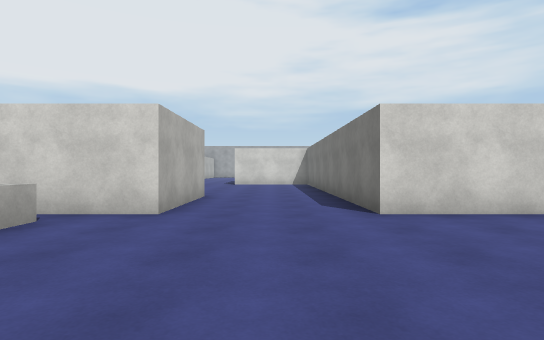
view 1 (above)

24 first-person views from a walk through a scene from a Unity 3-D project. The camera is 1.2 m above the floor, looks level and sees 80° across. The floor is counted in squares, 2 m on a side. Each view is taken from the middle of a square. On the plan, view 1 faces up. The plan holds only what a view shows up to about 10 squares ahead; the rest is blank. The place goes on beyond the plan. The player is left out. Surface patterns are stand-ins for the level's own textures.

view 2
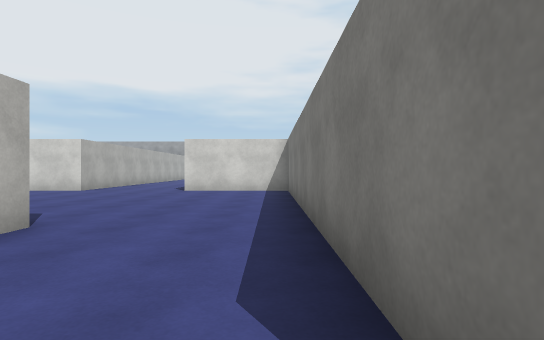

view 3
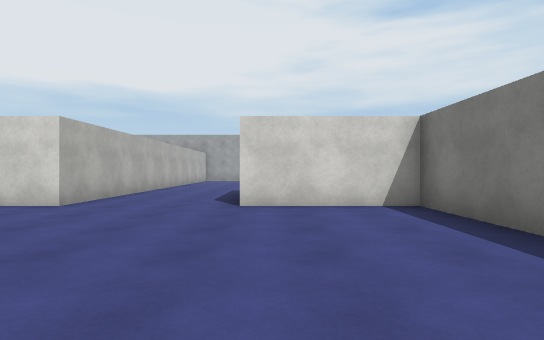

view 4
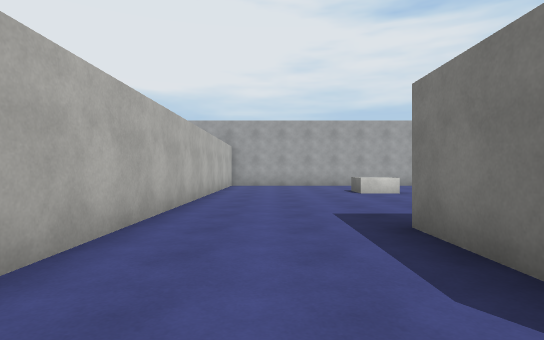

view 5
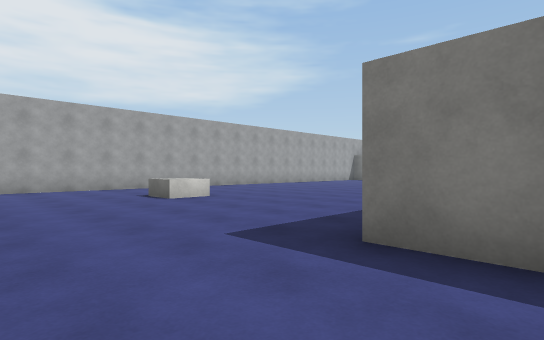

view 6
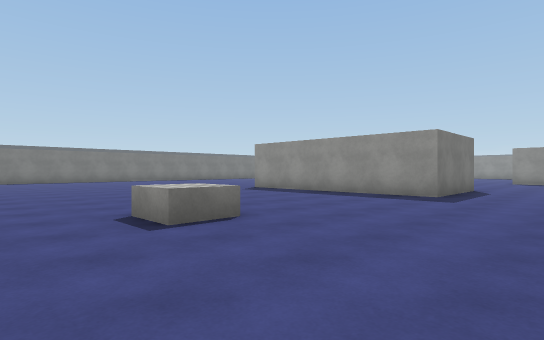

view 7
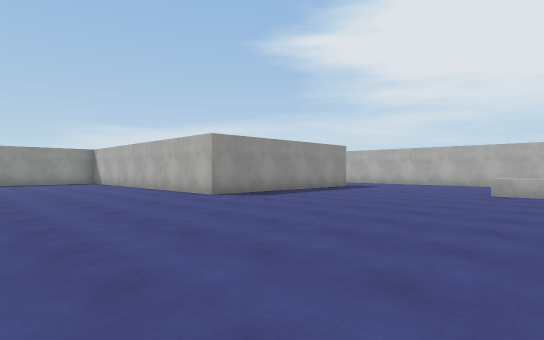

view 8
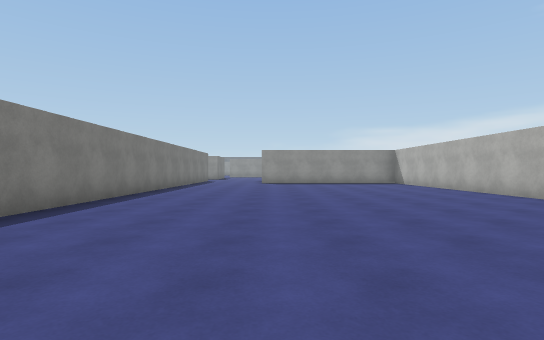

view 9
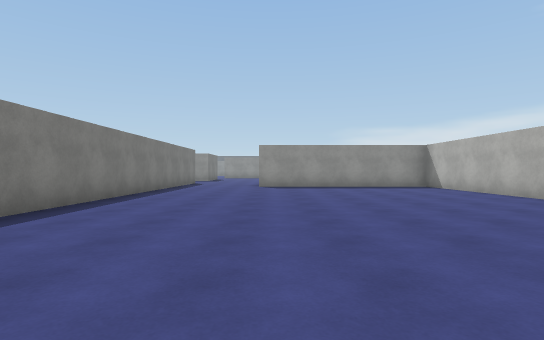

view 10
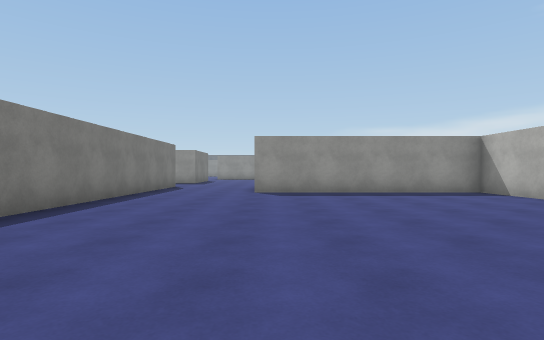

view 11
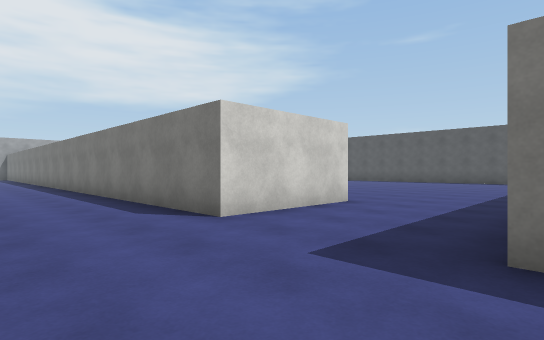

view 12
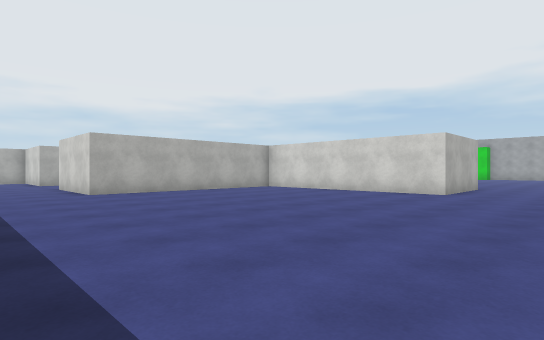

view 13
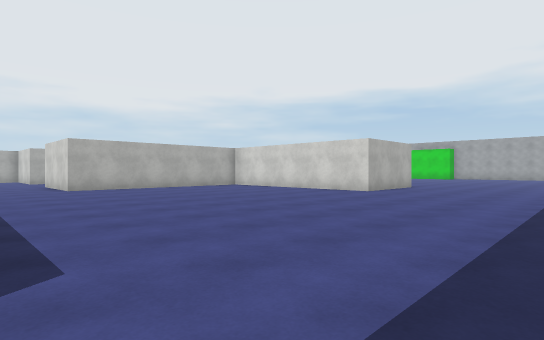

view 14
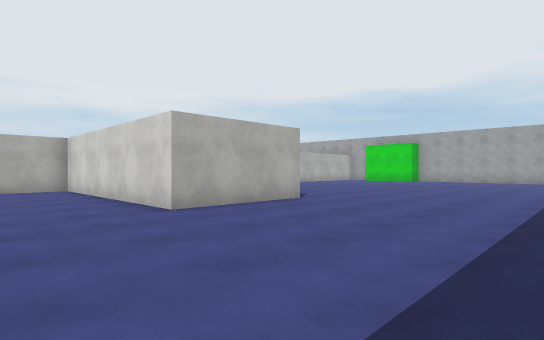

view 15
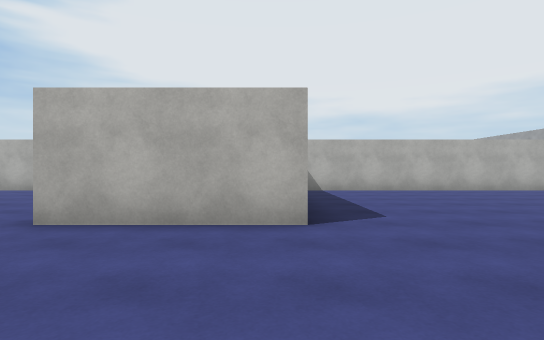

view 16
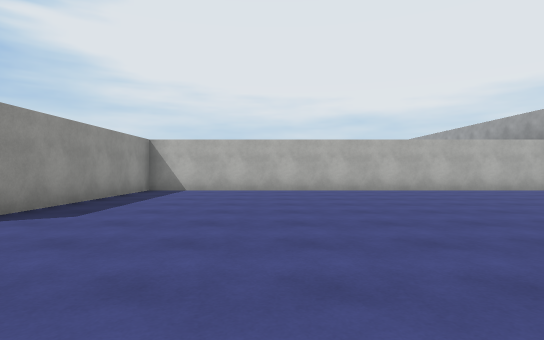

view 17
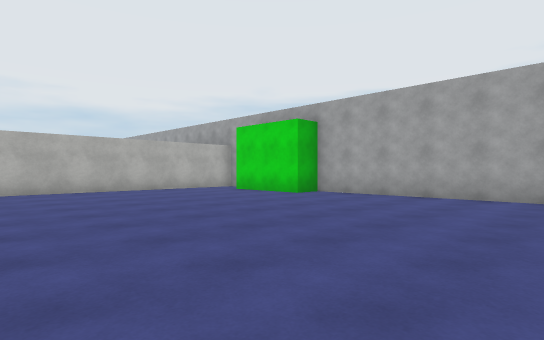

view 18
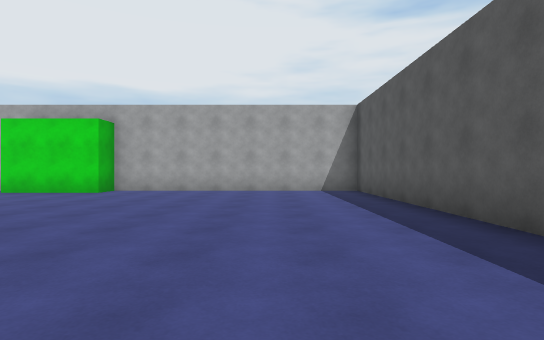

view 19
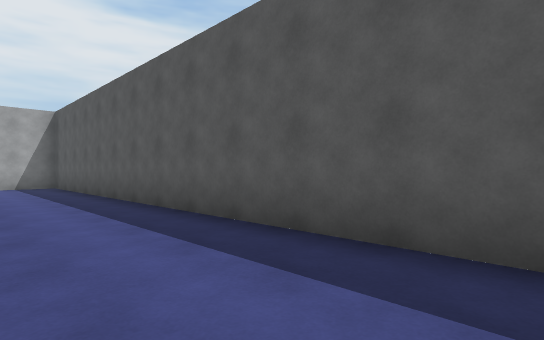

view 20
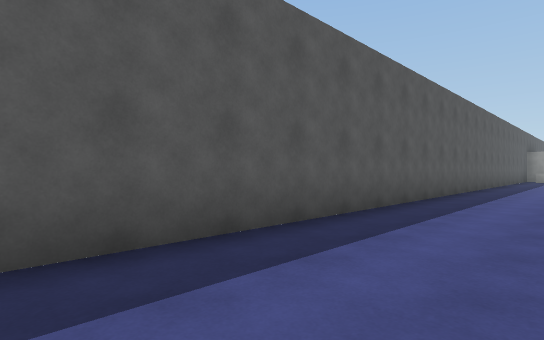

view 21
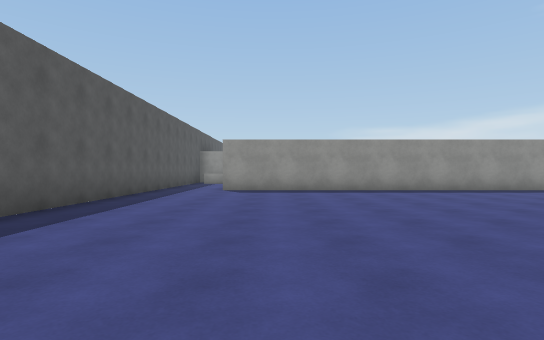

view 22
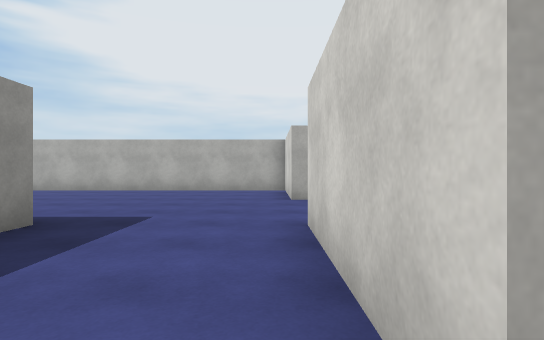

view 23
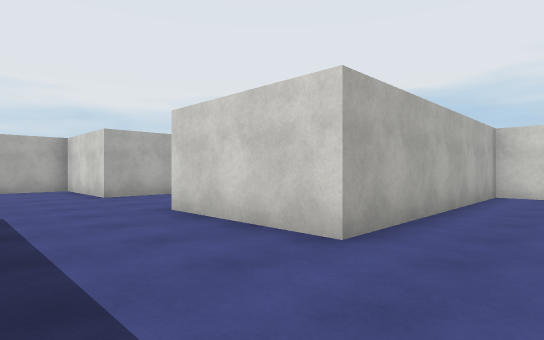

view 24
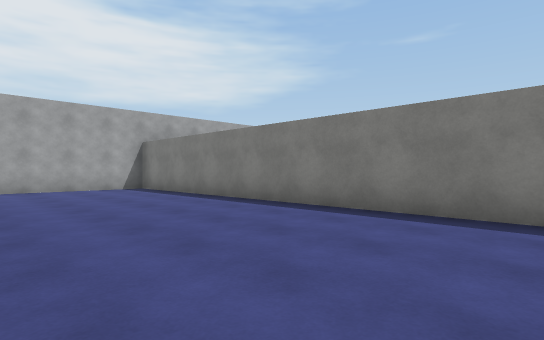

### Floor plan
Points are (right, up) in squares from view 1. A wall is a line through its corners. A room is listed if a view was taken in it or the views show most of it. See-through windows are left out.
Room 1 (views 1, 2, 3, 4, 5, 6, 7, 8, 9, 10, 11, 24)
walls: (-1.5, 7.5) (-1.5, 4.4) (-3.8, 4.4); (3.8, 4.4) (1.5, 4.4) (1.5, 13.4) (-1.5, 13.4) (-1.5, 16.4) (4.5, 16.4) (4.5, 7.4) (10.5, 7.4); (10.5, 6) (10.5, 4.4) (7.5, 4.4) (7.5, -0.5); (-4.5, 22.9) (-4.5, 13.4) (-6, 13.4); (13.4, 1.4) (14, 1.4); (16.5, 4.4) (13.5, 4.4) (13.5, 24.6)
ways out: opening at (16, 3) to room 2
objects: block (-3, 3); block (0, 22)
Room 2 (views 12, 13, 14, 15, 16, 17, 18, 19, 20, 21, 22, 23)
walls: (22.5, 13.5) (22.5, 10.4) (16.5, 10.4) (16.5, 4.4); (21.1, 25.4) (20.4, 25.4) (20.4, 24.5) (17.9, 24.5); (27.5, 1) (27.5, 25.4) (26.9, 25.4); (15.9, 1.4) (25.5, 1.4); (16.5, 25) (16.5, 13.4) (21.8, 13.4)
ways out: opening at (16, 3) to room 1

Where each view was taken, in squares from view 1:
view 1: 0 up, 0 right, facing up
view 2: 4 up, 1 right, facing up
view 3: 8 up, 1 left, facing up
view 4: 13 up, 3 left, facing up
view 5: 15 up, 4 left, facing up-right
view 6: 24 up, 4 left, facing down-right
view 7: 23 up, 9 right, facing down-left
view 8: 22 up, 10 right, facing down
view 9: 19 up, 10 right, facing down
view 10: 16 up, 10 right, facing down
view 11: 1 up, 11 right, facing up-right
view 12: 2 up, 25 right, facing up-left
view 13: 2 up, 27 right, facing up-left
view 14: 8 up, 27 right, facing up-left
view 15: 13 up, 26 right, facing left
view 16: 17 up, 26 right, facing left
view 17: 18 up, 26 right, facing up-left
view 18: 16 up, 25 right, facing up
view 19: 13 up, 25 right, facing up-right
view 20: 16 up, 25 right, facing down-right
view 21: 11 up, 24 right, facing down
view 22: 4 up, 17 right, facing left
view 23: 2 up, 18 right, facing up-left
view 24: 15 up, 9 right, facing up-right
